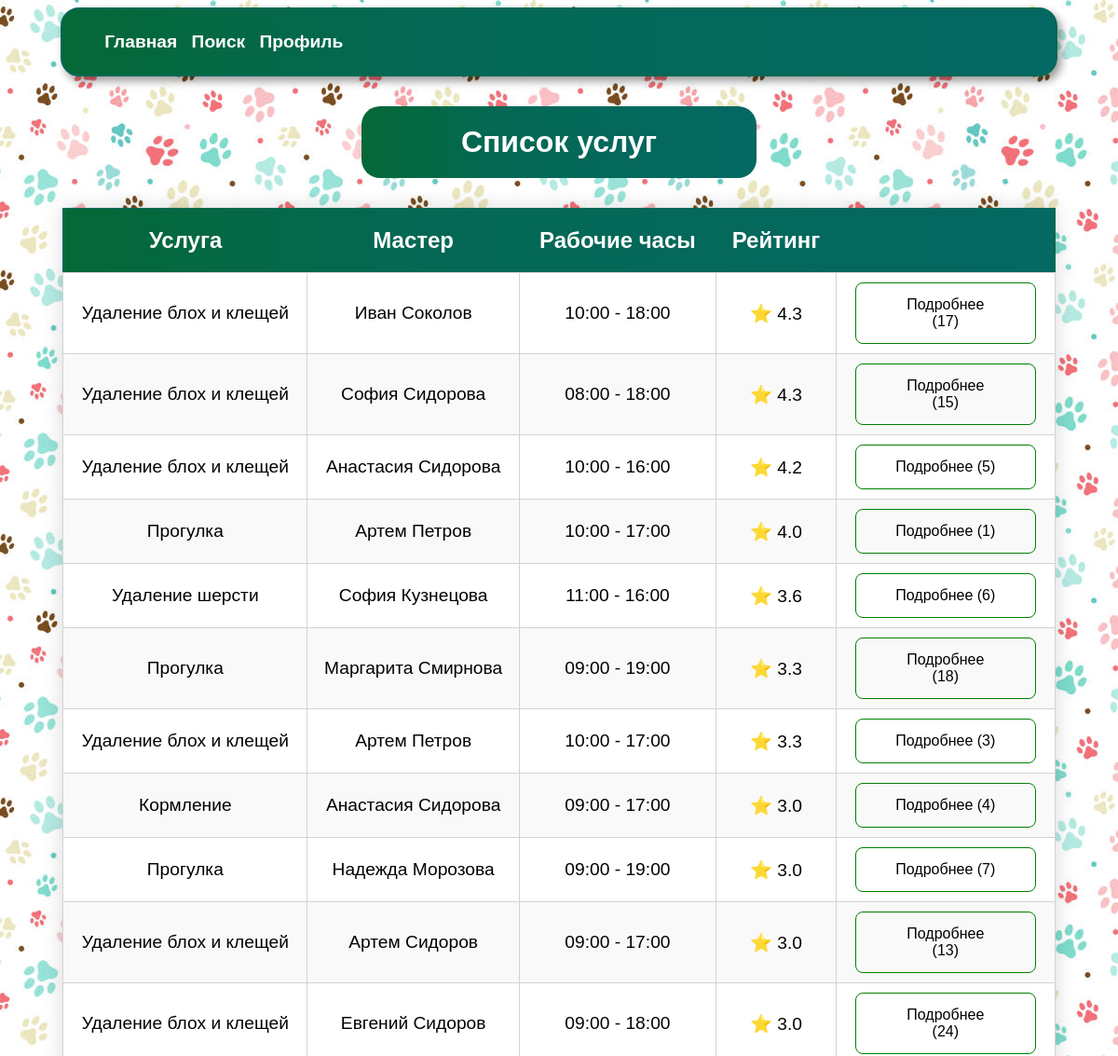
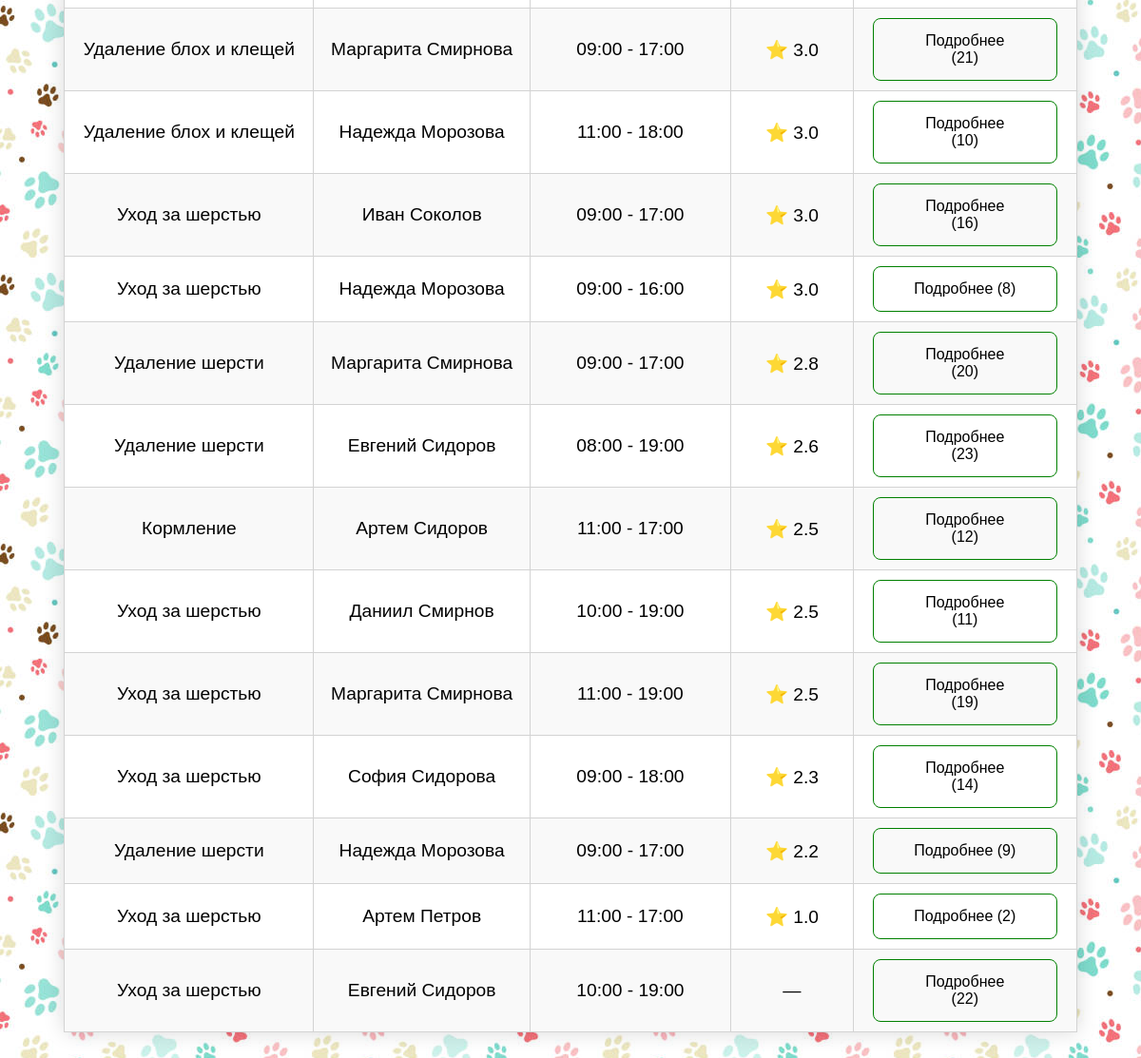
The page / on the database its author committed (2 pictures, top to bottom).
### tables this page shows
CREATE TABLE master_service (
    master_service_id INTEGER PRIMARY KEY AUTOINCREMENT,
    service_id INT,
    master_id INT,
    work_day_start TIME,
    work_day_end TIME,
    FOREIGN KEY (service_id) REFERENCES service(service_id),
    FOREIGN KEY (master_id) REFERENCES master(master_id)
  );

CREATE TABLE service (
    service_id INTEGER PRIMARY KEY AUTOINCREMENT,
    service_name VARCHAR(255) NOT NULL,
    description TEXT,
    price DECIMAL(10, 2),
    duration INT
  );

### controllers/index.py (the view)
@app.route("/")
def index():
    con = get_db_connection()
    table = get_master_service_list(con)
    html = render_template('index.html', title='Главная', content = table)
    con.close()
    return html

### models/index_model.py (called while the page is built)
def get_master_service_list(conn):
    df = pd.read_sql('''
    WITH get_rating AS(
        SELECT
            master_service_id,
            AVG(review_score) AS rating
        FROM service_order
        JOIN review USING (order_id)
        GROUP BY master_service_id
    ),
    get_ms AS(
        SELECT *
        FROM master_service
    )
    SELECT
        master_service_id,
        service_name,
        master_name,
        work_day_start,
        work_day_end,
        rating
    FROM get_ms
    JOIN service USING(service_id)
    JOIN master USING(master_id)
    LEFT JOIN get_rating USING(master_service_id)
    ORDER BY rating DESC, service_name, master_name
    ''', conn)
    return df

### utils.py (called while the page is built)
def get_db_connection():
    return sqlite3.connect('database/db.sqlite')

### templates/index.html (shortened to what this page needs)
<!DOCTYPE html>
<html lang="en">
<head>
    <link rel="stylesheet" href="static/styles.css">
    {% macro render_table(table_name, relation) %}
        <p class="table-name">
            {{table_name}}
        </p>
        {% set n = relation|length %}
        <table class="index-table">
            <thead>
                <tr>
                    <th>Услуга</th>
                    <th>Мастер</th>
                    <th>Рабочие часы</th>
                    <th>Рейтинг</th>
                    <th></th>
                </tr>
            </thead>
            <tbody>
                {% for i in range(n) %}
                    <tr>
                        <td> {{ relation.loc[i, 'service_name'] }} </td>
                        <td> {{ relation.loc[i, 'master_name'] }} </td>
                        <td> {{ relation.loc[i, 'work_day_start'][:5] }} - {{ relation.loc[i, 'work_day_end'][:5] }}</td>
                        <td>
                            {% set rating = relation.loc[i, 'rating'] %}
                            {% if rating|float >=0 %}
                            &#11088 {{ '{:.1f}'.format(rating) }}
                            {% else %}
                                &mdash;
                            {% endif %}
                        </td>
                        <td>
                            <a href="{{ url_for('master_service', id=relation.loc[i, 'master_service_id']) }}" class="button">
                                Подробнее ({{ relation.loc[i, 'master_service_id'] }})
                            </a>
                        </td>
                    </tr>
                {% endfor %}
            </tbody>
        </table>
   {% endmacro %}
</head>
<body>
    <div class=menu>
        <ul>
        <li class = active><a href="{{ url_for('index')}}">Главная</a></li>
        <li><a href="#">Поиск</a></li>
        <li><a href="#">Профиль</a></li>
        </ul>
    </div>
    <div class="content">
        {{ render_table('Список услуг', content) }}
    </div>
</body>
</html>

### static/styles.css (style rules this page uses)
.menu { border-radius: 20px; border: solid 2px #046854; display: flex; margin: 0 auto; font-family: sans-serif; font-size: 1.2em; font-weight: bold; background: linear-gradient(90deg, rgba(4,104,55,1) 0%, rgba(4,104,84,1) 35%, rgba(4,104,99,1) 100%); box-shadow: 4px 5px 10px rgba(0, 0, 0, 0.4); width: 90%; }
.menu li { transition-duration: 0.4s; display: inline-block; vertical-align: top; padding: 5px; color: white; border-radius: 10px; }
.menu a { color: inherit; text-decoration: none; }
body { background-image: url("./images/pet-paws-color.jpg"); }
.content { display:flex; width:90%; margin: 0px auto; column-gap:0px; flex-direction: column; align-items:center; margin-bottom: 10%; font-family: sans-serif; font-size: 1.2em; }
p.table-name { padding:20px 10%; border-radius: 20px; color:#ffffff; text-align: center; font-weight: bold; font-size: xx-large; background: linear-gradient(90deg, rgba(4,104,55,1) 0%, rgba(4,104,84,1) 35%, rgba(4,104,99,1) 100%); }
.index-table { text-align: center; width:100%; border-collapse: collapse; min-width: 400px; box-shadow: 0 0 20px rgba(0, 0, 0, 0.15); }
.index-table thead tr { background: rgb(4,104,55); background: linear-gradient(90deg, rgba(4,104,55,1) 0%, rgba(4,104,84,1) 35%, rgba(4,104,99,1) 100%); color: #ffffff; }
.index-table tr { border: solid thin #046854; }
.index-table tr:nth-child(even) { background-color: #f9f9f9; }
tr:nth-child(odd) { background-color: #ffffff; }
.index-table th { font-size: x-large; padding: 20px 10px; }
.index-table td { border: solid thin lightgray; padding: 10px 5px; }
.index-table .button { width:50%; transition-duration: 0.4s; color: black; border: none; border:solid thin green; padding: 14px 40px; text-align: center; text-decoration: none; display: inline-block; font-size: 16px; border-radius: 8px; }

### rows shown on the page
master_service: work_day_start "10:00", work_day_end "18:00"
service: service_name "Удаление блох и клещей", loc "София Сидорова", rating "4.3", price "15", loc "Анастасия Сидорова", rating "4.2", service_id "5"
master_service: work_day_start "08:00", work_day_end "18:00"
master_service: work_day_start "10:00", work_day_end "16:00"
master_service: work_day_start "10:00", work_day_end "17:00"
master_service: work_day_start "11:00", work_day_end "16:00"
master_service: work_day_start "09:00", work_day_end "19:00"
master_service: work_day_start "10:00", work_day_end "17:00"
master_service: work_day_start "09:00", work_day_end "17:00"
master_service: work_day_start "09:00", work_day_end "19:00"
master_service: work_day_start "09:00", work_day_end "17:00"
master_service: work_day_start "09:00", work_day_end "18:00"
master_service: work_day_start "09:00", work_day_end "17:00"
master_service: work_day_start "11:00", work_day_end "18:00"
master_service: work_day_start "09:00", work_day_end "17:00"
master_service: work_day_start "09:00", work_day_end "16:00"
master_service: work_day_start "09:00", work_day_end "17:00"
master_service: work_day_start "08:00", work_day_end "19:00"
master_service: work_day_start "11:00", work_day_end "17:00"
master_service: work_day_start "10:00", work_day_end "19:00"
master_service: work_day_start "11:00", work_day_end "19:00"
master_service: work_day_start "09:00", work_day_end "18:00"
master_service: work_day_start "09:00", work_day_end "17:00"
master_service: work_day_start "11:00", work_day_end "17:00"
master_service: work_day_start "10:00", work_day_end "19:00"

### other values the page prints
{{ table_name }} "Список услуг"
{{ relation.loc[i, 'service_name'] }} "Удаление блох и клещей" "Прогулка" "Удаление шерсти" "Прогулка" "Удаление блох и клещей" "Кормление" "Прогулка" "Удаление блох и клещей" "Удаление блох и клещей" "Удаление блох и клещей" "Удаление блох и клещей" "Уход за шерстью" "Уход за шерстью" "Удаление шерсти" "Удаление шерсти" "Кормление" "Уход за шерстью" "Уход за шерстью" "Уход за шерстью" "Удаление шерсти" "Уход за шерстью" "Уход за шерстью"
{{ relation.loc[i, 'master_name'] }} "Иван Соколов" "Артем Петров" "София Кузнецова" "Маргарита Смирнова" "Артем Петров" "Анастасия Сидорова" "Надежда Морозова" "Артем Сидоров" "Евгений Сидоров" "Маргарита Смирнова" "Надежда Морозова" "Иван Соколов" "Надежда Морозова" "Маргарита Смирнова" "Евгений Сидоров" "Артем Сидоров" "Даниил Смирнов" "Маргарита Смирнова" "София Сидорова" "Надежда Морозова" "Артем Петров" "Евгений Сидоров"
{{ '{:.1f}'.format(rating) }} "4.3" "4.0" "3.6" "3.3" "3.3" "3.0" "3.0" "3.0" "3.0" "3.0" "3.0" "3.0" "3.0" "2.8" "2.6" "2.5" "2.5" "2.5" "2.3" "2.2" "1.0"
{{ relation.loc[i, 'master_service_id'] }} "17" "1" "6" "18" "3" "4" "7" "13" "24" "21" "10" "16" "8" "20" "23" "12" "11" "19" "14" "9" "2" "22"
